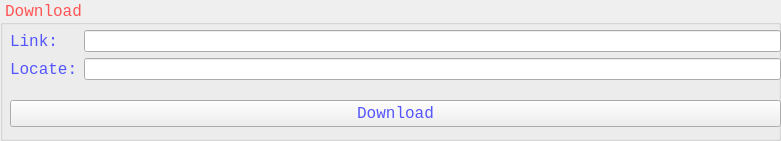
     <widget class="QGroupBox" name="groupBox">
      <property name="geometry">
       <rect>
        <x>10</x>
        <y>0</y>
        <width>781</width>
        <height>141</height>
       </rect>
      </property>
      <property name="font">
       <font>
        <family>Consolas</family>
        <pointsize>12</pointsize>
        <weight>50</weight>
        <italic>false</italic>
        <bold>false</bold>
       </font>
      </property>
      <property name="styleSheet">
       <string notr="true">color:rgb(255,85,85);
font: 12pt &quot;Consolas&quot;;</string>
      </property>
      <property name="title">
       <string>Download</string>
      </property>
      <widget class="QWidget" name="verticalLayoutWidget_3">
       <property name="geometry">
        <rect>
         <x>10</x>
         <y>20</y>
         <width>771</width>
         <height>71</height>
        </rect>
       </property>
       <layout class="QVBoxLayout" name="verticalLayout_3">
        <item>
         <layout class="QHBoxLayout" name="horizontalLayout">
          <item>
           <layout class="QVBoxLayout" name="verticalLayout">
            <item>
             <widget class="QLabel" name="label">
              <property name="palette">
               <palette>
                <active>
                 <colorrole role="WindowText">
                  <brush brushstyle="SolidPattern">
                   <color alpha="255">
                    <red>85</red>
                    <green>85</green>
                    <blue>255</blue>
                   </color>
                  </brush>
                 </colorrole>
                 <colorrole role="Button">
                  <brush brushstyle="SolidPattern">
                   <color alpha="255">
                    <red>0</red>
                    <green>0</green>
                    <blue>0</blue>
                   </color>
                  </brush>
                 </colorrole>
                 <colorrole role="Text">
                  <brush brushstyle="SolidPattern">
                   <color alpha="255">
                    <red>85</red>
                    <green>85</green>
                    <blue>255</blue>
                   </color>
                  </brush>
                 </colorrole>
                 <colorrole role="ButtonText">
                  <brush brushstyle="SolidPattern">
                   <color alpha="255">
                    <red>85</red>
                    <green>85</green>
                    <blue>255</blue>
                   </color>
                  </brush>
                 </colorrole>
                 <colorrole role="Base">
                  <brush brushstyle="SolidPattern">
                   <color alpha="255">
                    <red>0</red>
                    <green>0</green>
                    <blue>0</blue>
                   </color>
                  </brush>
                 </colorrole>
                 <colorrole role="Window">
                  <brush brushstyle="SolidPattern">
                   <color alpha="255">
                    <red>0</red>
                    <green>0</green>
                    <blue>0</blue>
                   </color>
                  </brush>
                 </colorrole>
                 <colorrole role="Highlight">
                  <brush brushstyle="SolidPattern">
                   <color alpha="255">
                    <red>0</red>
                    <green>0</green>
                    <blue>0</blue>
                   </color>
                  </brush>
                 </colorrole>
                 <colorrole role="HighlightedText">
                  <brush brushstyle="SolidPattern">
                   <color alpha="255">
                    <red>255</red>
                    <green>255</green>
                    <blue>255</blue>
                   </color>
                  </brush>
                 </colorrole>
                 <colorrole role="AlternateBase">
                  <brush brushstyle="SolidPattern">
                   <color alpha="255">
                    <red>0</red>
                    <green>0</green>
                    <blue>0</blue>
                   </color>
                  </brush>
                 </colorrole>
                 <colorrole role="PlaceholderText">
                  <brush brushstyle="NoBrush">
                   <color alpha="128">
                    <red>85</red>
                    <green>85</green>
                    <blue>255</blue>
                   </color>
                  </brush>
                 </colorrole>
                </active>
                <inactive>
                 <colorrole role="WindowText">
                  <brush brushstyle="SolidPattern">
                   <color alpha="255">
                    <red>85</red>
                    <green>85</green>
                    <blue>255</blue>
                   </color>
                  </brush>
                 </colorrole>
                 <colorrole role="Button">
                  <brush brushstyle="SolidPattern">
                   <color alpha="255">
                    <red>0</red>
                    <green>0</green>
                    <blue>0</blue>
                   </color>
                  </brush>
                 </colorrole>
                 <colorrole role="Text">
                  <brush brushstyle="SolidPattern">
                   <color alpha="255">
                    <red>85</red>
                    <green>85</green>
                    <blue>255</blue>
                   </color>
                  </brush>
                 </colorrole>
                 <colorrole role="ButtonText">
                  <brush brushstyle="SolidPattern">
                   <color alpha="255">
                    <red>85</red>
                    <green>85</green>
                    <blue>255</blue>
                   </color>
                  </brush>
                 </colorrole>
                 <colorrole role="Base">
                  <brush brushstyle="SolidPattern">
                   <color alpha="255">
                    <red>0</red>
                    <green>0</green>
                    <blue>0</blue>
                   </color>
                  </brush>
                 </colorrole>
                 <colorrole role="Window">
                  <brush brushstyle="SolidPattern">
                   <color alpha="255">
                    <red>0</red>
                    <green>0</green>
                    <blue>0</blue>
                   </color>
                  </brush>
                 </colorrole>
                 <colorrole role="Highlight">
                  <brush brushstyle="SolidPattern">
                   <color alpha="255">
                    <red>0</red>
                    <green>0</green>
                    <blue>0</blue>
                   </color>
                  </brush>
                 </colorrole>
                 <colorrole role="HighlightedText">
                  <brush brushstyle="SolidPattern">
                   <color alpha="255">
                    <red>255</red>
                    <green>255</green>
                    <blue>255</blue>
                   </color>
                  </brush>
                 </colorrole>
                 <colorrole role="AlternateBase">
                  <brush brushstyle="SolidPattern">
                   <color alpha="255">
                    <red>0</red>
                    <green>0</green>
                    <blue>0</blue>
                   </color>
                  </brush>
                 </colorrole>
                 <colorrole role="PlaceholderText">
                  <brush brushstyle="NoBrush">
                   <color alpha="128">
                    <red>85</red>
                    <green>85</green>
                    <blue>255</blue>
                   </color>
                  </brush>
                 </colorrole>
                </inactive>
                <disabled>
                 <colorrole role="WindowText">
                  <brush brushstyle="SolidPattern">
                   <color alpha="255">
                    <red>85</red>
                    <green>85</green>
                    <blue>255</blue>
                   </color>
                  </brush>
                 </colorrole>
                 <colorrole role="Button">
                  <brush brushstyle="SolidPattern">
                   <color alpha="255">
                    <red>0</red>
                    <green>0</green>
                    <blue>0</blue>
                   </color>
                  </brush>
                 </colorrole>
                 <colorrole role="Text">
                  <brush brushstyle="SolidPattern">
                   <color alpha="255">
                    <red>85</red>
                    <green>85</green>
                    <blue>255</blue>
                   </color>
                  </brush>
                 </colorrole>
                 <colorrole role="ButtonText">
                  <brush brushstyle="SolidPattern">
                   <color alpha="255">
                    <red>85</red>
                    <green>85</green>
                    <blue>255</blue>
                   </color>
                  </brush>
                 </colorrole>
                 <colorrole role="Base">
                  <brush brushstyle="SolidPattern">
                   <color alpha="255">
                    <red>0</red>
                    <green>0</green>
                    <blue>0</blue>
                   </color>
                  </brush>
                 </colorrole>
                 <colorrole role="Window">
                  <brush brushstyle="SolidPattern">
                   <color alpha="255">
                    <red>0</red>
                    <green>0</green>
                    <blue>0</blue>
                   </color>
                  </brush>
                 </colorrole>
                 <colorrole role="Highlight">
                  <brush brushstyle="SolidPattern">
                   <color alpha="255">
                    <red>0</red>
                    <green>0</green>
                    <blue>0</blue>
                   </color>
                  </brush>
                 </colorrole>
                 <colorrole role="HighlightedText">
                  <brush brushstyle="SolidPattern">
                   <color alpha="255">
                    <red>255</red>
                    <green>255</green>
                    <blue>255</blue>
                   </color>
                  </brush>
                 </colorrole>
                 <colorrole role="AlternateBase">
                  <brush brushstyle="SolidPattern">
                   <color alpha="255">
                    <red>0</red>
                    <green>0</green>
                    <blue>0</blue>
                   </color>
                  </brush>
                 </colorrole>
                 <colorrole role="PlaceholderText">
                  <brush brushstyle="NoBrush">
                   <color alpha="128">
                    <red>85</red>
                    <green>85</green>
                    <blue>255</blue>
                   </color>
                  </brush>
                 </colorrole>
                </disabled>
               </palette>
              </property>
              <property name="font">
               <font>
                <family>Consolas</family>
                <pointsize>12</pointsize>
                <weight>50</weight>
                <italic>false</italic>
                <bold>false</bold>
               </font>
              </property>
              <property name="styleSheet">
               <string notr="true">color: rgb(85, 85, 255);</string>
              </property>
              <property name="text">
               <string>Link:</string>
              </property>
             </widget>
            </item>
            <item>
             <widget class="QLabel" name="label_2">
              <property name="palette">
               <palette>
                <active>
                 <colorrole role="WindowText">
                  <brush brushstyle="SolidPattern">
                   <color alpha="255">
                    <red>85</red>
                    <green>85</green>
                    <blue>255</blue>
                   </color>
                  </brush>
                 </colorrole>
                 <colorrole role="Button">
                  <brush brushstyle="SolidPattern">
                   <color alpha="255">
                    <red>0</red>
                    <green>0</green>
                    <blue>0</blue>
                   </color>
                  </brush>
                 </colorrole>
                 <colorrole role="Text">
                  <brush brushstyle="SolidPattern">
                   <color alpha="255">
                    <red>85</red>
                    <green>85</green>
                    <blue>255</blue>
                   </color>
                  </brush>
                 </colorrole>
                 <colorrole role="ButtonText">
                  <brush brushstyle="SolidPattern">
                   <color alpha="255">
                    <red>85</red>
                    <green>85</green>
                    <blue>255</blue>
                   </color>
                  </brush>
                 </colorrole>
                 <colorrole role="Base">
                  <brush brushstyle="SolidPattern">
                   <color alpha="255">
                    <red>0</red>
                    <green>0</green>
                    <blue>0</blue>
                   </color>
                  </brush>
                 </colorrole>
                 <colorrole role="Window">
                  <brush brushstyle="SolidPattern">
                   <color alpha="255">
                    <red>0</red>
                    <green>0</green>
                    <blue>0</blue>
                   </color>
                  </brush>
                 </colorrole>
                 <colorrole role="Highlight">
                  <brush brushstyle="SolidPattern">
                   <color alpha="255">
                    <red>0</red>
                    <green>0</green>
                    <blue>0</blue>
                   </color>
                  </brush>
                 </colorrole>
                 <colorrole role="HighlightedText">
                  <brush brushstyle="SolidPattern">
                   <color alpha="255">
                    <red>255</red>
                    <green>255</green>
                    <blue>255</blue>
                   </color>
                  </brush>
                 </colorrole>
                 <colorrole role="AlternateBase">
                  <brush brushstyle="SolidPattern">
                   <color alpha="255">
                    <red>0</red>
                    <green>0</green>
                    <blue>0</blue>
                   </color>
                  </brush>
                 </colorrole>
                 <colorrole role="PlaceholderText">
                  <brush brushstyle="NoBrush">
                   <color alpha="128">
                    <red>85</red>
                    <green>85</green>
                    <blue>255</blue>
                   </color>
                  </brush>
                 </colorrole>
                </active>
                <inactive>
                 <colorrole role="WindowText">
                  <brush brushstyle="SolidPattern">
                   <color alpha="255">
                    <red>85</red>
                    <green>85</green>
                    <blue>255</blue>
                   </color>
                  </brush>
                 </colorrole>
                 <colorrole role="Button">
                  <brush brushstyle="SolidPattern">
                   <color alpha="255">
                    <red>0</red>
                    <green>0</green>
                    <blue>0</blue>
                   </color>
                  </brush>
                 </colorrole>
                 <colorrole role="Text">
                  <brush brushstyle="SolidPattern">
                   <color alpha="255">
                    <red>85</red>
                    <green>85</green>
                    <blue>255</blue>
                   </color>
                  </brush>
                 </colorrole>
                 <colorrole role="ButtonText">
                  <brush brushstyle="SolidPattern">
                   <color alpha="255">
                    <red>85</red>
                    <green>85</green>
                    <blue>255</blue>
                   </color>
                  </brush>
                 </colorrole>
                 <colorrole role="Base">
                  <brush brushstyle="SolidPattern">
                   <color alpha="255">
                    <red>0</red>
                    <green>0</green>
                    <blue>0</blue>
                   </color>
                  </brush>
                 </colorrole>
                 <colorrole role="Window">
                  <brush brushstyle="SolidPattern">
                   <color alpha="255">
                    <red>0</red>
                    <green>0</green>
                    <blue>0</blue>
                   </color>
                  </brush>
                 </colorrole>
                 <colorrole role="Highlight">
                  <brush brushstyle="SolidPattern">
                   <color alpha="255">
                    <red>0</red>
                    <green>0</green>
                    <blue>0</blue>
                   </color>
                  </brush>
                 </colorrole>
                 <colorrole role="HighlightedText">
                  <brush brushstyle="SolidPattern">
                   <color alpha="255">
                    <red>255</red>
                    <green>255</green>
                    <blue>255</blue>
                   </color>
                  </brush>
                 </colorrole>
                 <colorrole role="AlternateBase">
                  <brush brushstyle="SolidPattern">
                   <color alpha="255">
                    <red>0</red>
                    <green>0</green>
                    <blue>0</blue>
                   </color>
                  </brush>
                 </colorrole>
                 <colorrole role="PlaceholderText">
                  <brush brushstyle="NoBrush">
                   <color alpha="128">
                    <red>85</red>
                    <green>85</green>
                    <blue>255</blue>
                   </color>
                  </brush>
                 </colorrole>
                </inactive>
                <disabled>
                 <colorrole role="WindowText">
                  <brush brushstyle="SolidPattern">
                   <color alpha="255">
                    <red>85</red>
                    <green>85</green>
                    <blue>255</blue>
                   </color>
                  </brush>
                 </colorrole>
                 <colorrole role="Button">
                  <brush brushstyle="SolidPattern">
                   <color alpha="255">
                    <red>0</red>
                    <green>0</green>
                    <blue>0</blue>
                   </color>
                  </brush>
                 </colorrole>
                 <colorrole role="Text">
                  <brush brushstyle="SolidPattern">
                   <color alpha="255">
                    <red>85</red>
                    <green>85</green>
                    <blue>255</blue>
                   </color>
                  </brush>
                 </colorrole>
                 <colorrole role="ButtonText">
                  <brush brushstyle="SolidPattern">
                   <color alpha="255">
                    <red>85</red>
                    <green>85</green>
                    <blue>255</blue>
                   </color>
                  </brush>
                 </colorrole>
                 <colorrole role="Base">
                  <brush brushstyle="SolidPattern">
                   <color alpha="255">
                    <red>0</red>
                    <green>0</green>
                    <blue>0</blue>
                   </color>
                  </brush>
                 </colorrole>
                 <colorrole role="Window">
                  <brush brushstyle="SolidPattern">
                   <color alpha="255">
                    <red>0</red>
                    <green>0</green>
                    <blue>0</blue>
                   </color>
                  </brush>
                 </colorrole>
                 <colorrole role="Highlight">
                  <brush brushstyle="SolidPattern">
                   <color alpha="255">
                    <red>0</red>
                    <green>0</green>
                    <blue>0</blue>
                   </color>
                  </brush>
                 </colorrole>
                 <colorrole role="HighlightedText">
                  <brush brushstyle="SolidPattern">
                   <color alpha="255">
                    <red>255</red>
                    <green>255</green>
                    <blue>255</blue>
                   </color>
                  </brush>
                 </colorrole>
                 <colorrole role="AlternateBase">
                  <brush brushstyle="SolidPattern">
                   <color alpha="255">
                    <red>0</red>
                    <green>0</green>
                    <blue>0</blue>
                   </color>
                  </brush>
                 </colorrole>
                 <colorrole role="PlaceholderText">
                  <brush brushstyle="NoBrush">
                   <color alpha="128">
                    <red>85</red>
                    <green>85</green>
                    <blue>255</blue>
                   </color>
                  </brush>
                 </colorrole>
                </disabled>
               </palette>
              </property>
              <property name="font">
               <font>
                <family>Consolas</family>
                <pointsize>12</pointsize>
                <weight>50</weight>
                <italic>false</italic>
                <bold>false</bold>
               </font>
              </property>
              <property name="styleSheet">
               <string notr="true">color: rgb(85, 85, 255);</string>
              </property>
              <property name="text">
               <string>Locate:</string>
              </property>
             </widget>
            </item>
           </layout>
          </item>
          <item>
           <layout class="QVBoxLayout" name="verticalLayout_2">
            <item>
             <widget class="QLineEdit" name="lineEdit">
              <property name="styleSheet">
               <string notr="true">color: rgb(85, 85, 255);</string>
              </property>
             </widget>
            </item>
            <item>
             <widget class="QLineEdit" name="lineEdit_2">
              <property name="styleSheet">
               <string notr="true">color: rgb(85, 85, 255);</string>
              </property>
             </widget>
            </item>
           </layout>
          </item>
         </layout>
        </item>
       </layout>
      </widget>
      <widget class="QPushButton" name="pushButton">
       <property name="geometry">
        <rect>
         <x>10</x>
         <y>100</y>
         <width>771</width>
         <height>27</height>
        </rect>
       </property>
       <property name="font">
        <font>
         <family>Consolas</family>
         <pointsize>12</pointsize>
         <weight>50</weight>
         <italic>false</italic>
         <bold>false</bold>
        </font>
       </property>
       <property name="styleSheet">
        <string notr="true">color:rgb(85,85,255)</string>
       </property>
       <property name="text">
        <string>Download</string>
       </property>
      </widget>
     </widget>
